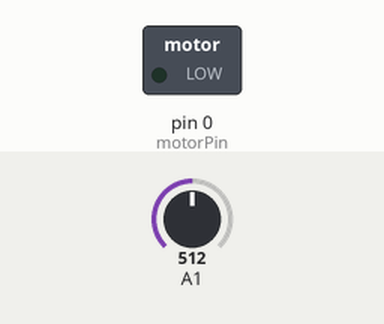
Bench run of a sketch on a simulated Arduino Uno, built with avr-gcc and run on an emulated ATmega328P. Parts: switched loads named in the sketch (green lamp = pin HIGH). The inputs (shaded band) are chosen by the test bench; at power-on: A1 = 512.

Above: at 1.2 s.
1.3 s: A1 set to 103
2.8 s: A1 set to 91
At 3.4 s:
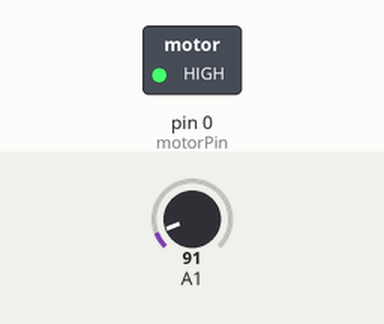
4.3 s: A1 set to 122
At 4.7 s:
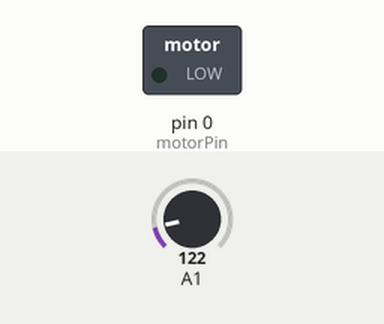
5.8 s: A1 set to 70
At 7.2 s:
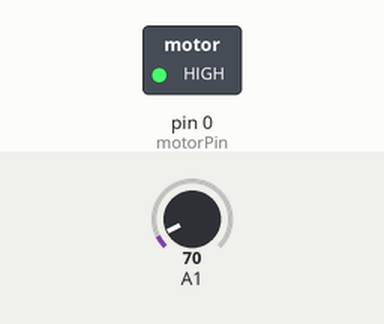
Timing chart, 0 to 8.3 s (numbered marks = the images above; inputs shaded):
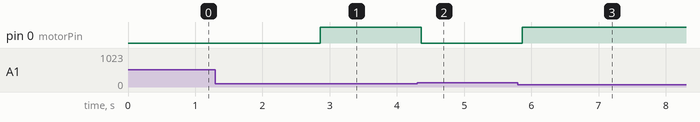

Measured:
- the behaviour switches between 96 and 95 on A1 (found by bisection; images 0 and 1)
- after the input at 1.3 s, every drawn part: stays the same
- after the input at 2.8 s, pin 0 (motorPin): LOW → HIGH after 0.06 s
- after the input at 4.3 s, pin 0 (motorPin): HIGH → LOW after 0.06 s
- after the input at 5.8 s, pin 0 (motorPin): LOW → HIGH after 0.07 s

The sketch:

HTPin5.ino
```cpp
//Globals
int distance = 0;
int sensorVal = 0;
int sonarVal = 0;

//Pins
int motorPin = 0;
int sonarPin = 2;
int vibPin = 1;

void setup() {
  pinMode(sonarPin, INPUT);
  pinMode(motorPin, OUTPUT);
  pinMode(vibPin, INPUT_PULLUP);
}

void loop() {

 distance = getDistanceCM();

  if (distance < 30) {
    digitalWrite(motorPin, HIGH);
    delay(100);
    digitalWrite(motorPin, LOW);
    delay(50);
  }

  else if (distance < 80) {
    digitalWrite(motorPin, HIGH);
    delay(300);
    digitalWrite(motorPin, LOW);
    delay(100);
  }

  else if (distance < 120) {
    digitalWrite(motorPin, HIGH);
  }

  else {
    digitalWrite(motorPin, LOW);
  }

//  sensorVal = digitalRead(vibPin);
//}
//}
}

int getDistanceCM() {
  int cm;
  sonarVal = analogRead(1);
  delay(50);
  cm = (sonarVal * 0.497 * 2.54);
  return cm;
}
```
